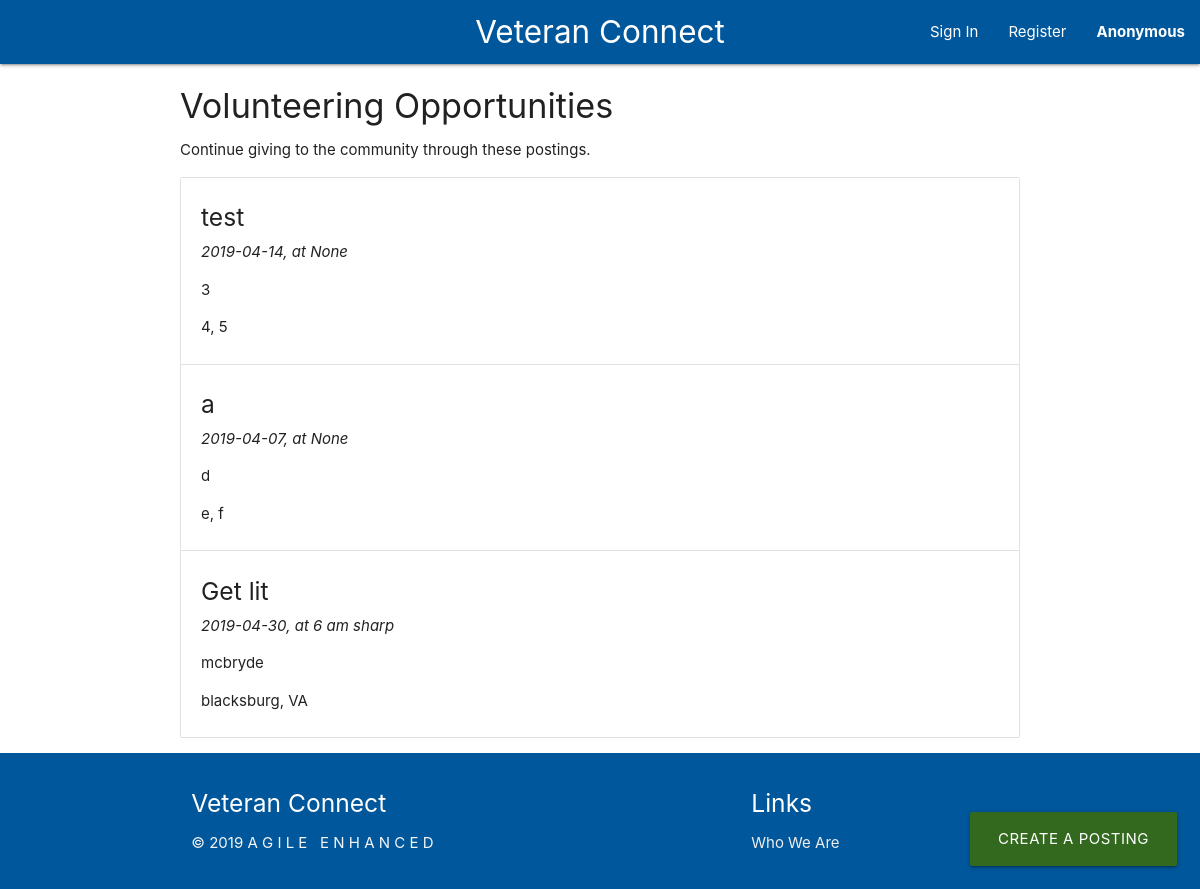
The app's page /service/ with its own data.
### tables this page shows
CREATE TABLE community_service_events (
    event_id INTEGER PRIMARY KEY AUTOINCREMENT,
    name TEXT NOT NULL,
    date TEXT NOT NULL, 
    time TEXT,
    street_address TEXT,
    city TEXT,
    state TEXT,
    zipcode INTEGER
);

### community_service.py (the view)
@service.route('/', methods=['GET'])
def show_service():
    row = db.get_all_services()
    service = [convert_event(x) for x in row]
    if service is not None:
        session["service"] = service
    return render_template('community_service.html')

### auth.py (called while the page is built)
@auth.before_app_request
def load_logged_in_user():
    user_id = session.get('user_id')
    if user_id is None:
        g.user = None
    else:
        g.user = db.get_user_by_id(user_id)

### community_service.py (called while the page is built)
def convert_event(row):
    event = {
        'name': row['name'],
        'date': row['date'],
        'time': row['time'],
        'street_address': row['street_address'],
        'city': row['city'],
        'state': row['state'],
        'zipcode': row['zipcode'],
    }
    return event

### db.py (called while the page is built)
def get_db():
    if 'db' not in g:
        g.db = sqlite3.connect(
            current_app.config['DATABASE'],
            detect_types=sqlite3.PARSE_DECLTYPES
        )
        g.db.row_factory = sqlite3.Row
    return g.db

def query_db(query, args=(), one=False):
    cur = get_db().execute(query, args)
    rv = cur.fetchall()
    cur.close()
    return (rv[0] if rv else None) if one else rv

def get_all_services():
    try:
        return query_db('SELECT * FROM community_service_events')
    except Exception as e:
        print "could not get all services:", e

### templates/community_service.html (shortened to what this page needs)
{% extends 'base.html' %}
{% block content %}
<div class="container">
    <h4>Volunteering Opportunities</h4>
    <p>Continue giving to the community through these postings.</p>
    <div class="fixed-action-btn">
        <a class="btn btn-large light-green darken-4" href="/service/create">
            Create a Posting
        </a>
    </div>
    <ul class="collection">
        {% if session["service"] %}
            {% for event in session["service"] %}
                <li class="collection-item">
                    <h5>{{event['name']}}</h5>
                    <i>{{event['date']}}, at {{event['time']}}</i>
                    <p>{{event['street_address']}}</p>
                    <p>{{event['city']}}, {{event['state']}}</p>
                </li>
            {% endfor %}
        {% endif %}
    </ul>
</div>
{% endblock %}

### records on screen
community_service_events: name "test", date "2019-04-14", time "None", street_address "3", city "4", state "5"
community_service_events: name "a", date "2019-04-07", time "None", street_address "d", city "e", state "f"
community_service_events: name "Get lit", date "2019-04-30", time "6 am sharp", street_address "mcbryde", city "blacksburg", state "VA"
